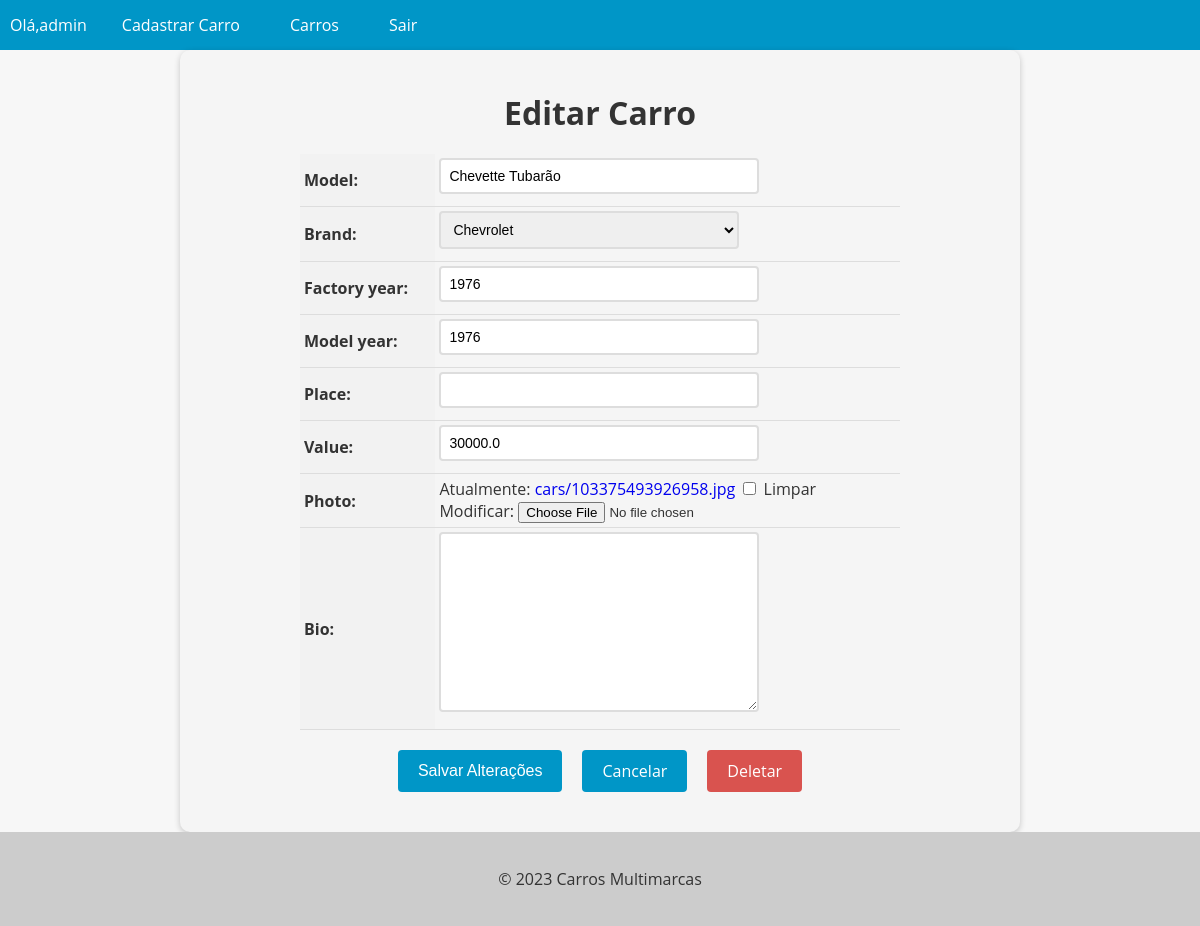
Screenshot of /cars/car/2/update/ (signed in) with the database file from the repository.
### cars/models.py (models this page shows, shortened)
class Car(models.Model):
    id = models.AutoField(primary_key=True)
    model = models.CharField(max_length=200)
    brand = models.ForeignKey(Brand, on_delete=models.PROTECT,related_name='car_brand')
    factory_year = models.IntegerField(blank=True, null=True)
    model_year = models.IntegerField(blank=True, null=True)
    place = models.CharField(max_length=10, blank=True, null=True)
    value = models.FloatField(blank=True, null=True)
    photo = models.ImageField(upload_to='cars/', blank=True, null=True)
    bio = models.TextField(blank=True, null=True)

class Brand(models.Model):
    id = models.AutoField(primary_key=True)
    name = models.CharField(max_length=200)
    def __str__(self):
        return self.name

### cars/views.py (the view, shortened to what this page needs)
# urls.py: path('car/<int:pk>/update/', views.CarUpdateView.as_view(), name="car_update"),
@method_decorator(login_required, name="dispatch")
class CarUpdateView(UpdateView):
    model = Car
    form_class = CarModelForm
    template_name = 'car_update.html'

### cars/forms.py (shortened to what this page needs)
class CarModelForm(forms.ModelForm):
     class Meta:
          model = Car
          fields = '__all__'

### cars/templates/car_update.html (shortened to what this page needs)
{% extends "base.html" %}
{% block content %}
  <form method="post" enctype="multipart/form-data">
    <h1>Editar Carro</h1>
    <table>
      {{ form.as_table }}
    </table>
    <div>
      <div class="buttons-container">
        <input type="submit" value="Salvar Alterações" class="btn btn-primary">
        <a href="{% url 'cars_list' %}" class="btn btn-secondary">Cancelar</a>
        <a href="{% url 'car_delete' pk=object.pk %}" class="btn btn-danger">Deletar</a>
      </div>
    </div>
  </form>
{% endblock %}

### app/templates/base.html (shortened to what this page needs)
<!DOCTYPE html>
<html lang="pt-br">
<head>
</head>
<body>
  <header>
    <nav>
      <ul>
        {% if user.is_authenticated %}
          <li>Olá,{{ user.username }}</li>
          <li><a href="{% url 'new_car' %}">Cadastrar Carro</a></li>
        {% endif %}
        <li><a href="{% url 'cars_list' %}">Carros</a></li>
        {% if user.is_authenticated %}
          <li><a href="{% url 'logout' %}">Sair</a></li>
        {% endif %}
      </ul>
    </nav>
  </header>
  <main>
    {% block content %}
    {% endblock %}
  </main>
  <footer>
    <p>&copy; 2023 Carros Multimarcas</p>
  </footer>
</body>
</html>

### app/templates/base.html (style rules this page uses)
body { font-family: 'Open Sans', sans-serif; background-color: #f7f7f7; color: #333; margin: 0; padding: 0; }
header { background-color: #0096c7; color: #fff; text-align: center; }
footer { background-color: #ccc; color: #333; padding: 20px; text-align: center; }
nav { background-color: #0096c7; color: #fff; height: 50px; display: flex; justify-content: space-between; align-items: center; }
nav ul { list-style: none; margin: 0; padding: 0; display: flex; }
nav ul li { margin: 0 10px; }
nav ul li a { color: #fff; text-decoration: none; font-size: 16px; padding: 15px; transition: all 0.3s ease; }

### cars/templates/car_update.html (style rules this page uses)
form { max-width: 800px; margin: 0 auto; padding: 20px; background-color: #f5f5f5; border-radius: 10px; box-shadow: 0 2px 6px rgba(0, 0, 0, 0.2); }
form h1 { font-size: 2rem; margin-bottom: 20px; text-align: center; }
table { margin: 0 auto; border-collapse: collapse; width: 100%; max-width: 600px; }
th, td { padding: 4px; text-align: left; border-bottom: 1px solid #ddd; }
th { background-color: #f2f2f2; }
input[type="text"], input[type="number"], select, textarea { padding: 8px; font-size: 14px; border: 2px solid #ddd; border-radius: 4px; width: 100%; max-width: 300px; margin-bottom: 8px; transition: border-bottom-color 0.3s ease-in-out; }
.btn { background-color: #0096c7; color: #fff; border: none; padding: 10px 20px; font-size: 16px; border-radius: 4px; cursor: pointer; transition: background-color 0.3s ease-in-out; }
.buttons-container { display: flex; justify-content: center; margin-top: 20px; margin-bottom: 20px; }
.btn { display: inline-block; background-color: #0096c7; color: #fff; border: none; padding: 10px 20px; font-size: 16px; border-radius: 4px; cursor: pointer; transition: background-color 0.3s ease-in-out; margin: 0 10px; }
.btn-danger { background-color: #d9534f; text-decoration: none !important; }
a { text-decoration: none !important; }

### rows the page displays
Car: model "Chevette Tubarão", brand "Chevrolet", factory_year "1976", model_year "1976", value "30000.0"

### other values shown
{{ user.username }} "admin"
